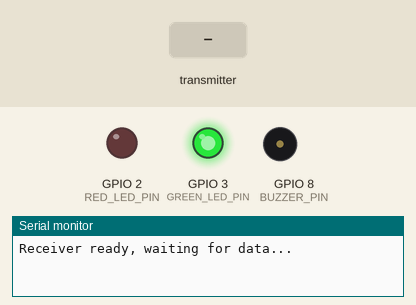
Simulated run of this sketch. Board: ESP32-S3. Shown: output pins drawn as LEDs (lit = HIGH), buzzer (waves = sounding), the last lines printed to the serial monitor. Dashed ring = blinking. Inputs (shaded band) come from the test bench.

Above: at 1.2 s.
1.3 s: the transmitter starts sending key = 0
At 1.45 s:
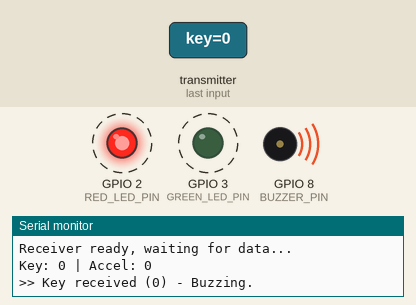
Timing chart, 0 to 10.3 s (numbered marks = the images above; inputs shaded):
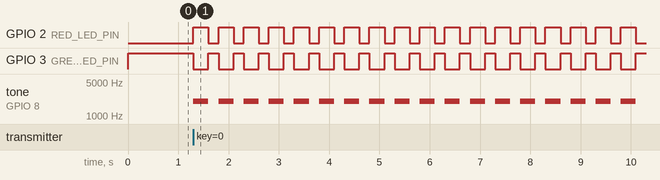

The sketch:

Receiver.ino
```cpp
#include <esp_now.h>
#include <WiFi.h>

const int BUZZER_PIN = 8;
const int RED_LED_PIN = 2;
const int GREEN_LED_PIN = 3;

const int BUZZ_FREQ = 2000;
const int BUZZ_DURATION_MS = 300;

typedef struct SensorPacket {
  char key;
  int accelValue;
} SensorPacket;

SensorPacket incoming;

bool buzzerActive = false;
unsigned long buzzStartTime = 0;

void onDataRecv(const esp_now_recv_info_t *info, const uint8_t *data, int len) {
  if (len != sizeof(SensorPacket)) return;
  memcpy(&incoming, data, sizeof(incoming));

  Serial.print("Key: ");
  Serial.print(incoming.key ? incoming.key : '-');
  Serial.print(" | Accel: ");
  Serial.println(incoming.accelValue);

  if (incoming.key != '\0') {
    Serial.print(">> Key received (");
    Serial.print(incoming.key);
    Serial.println(") - Buzzing.");

    tone(BUZZER_PIN, BUZZ_FREQ, BUZZ_DURATION_MS);
    buzzerActive = true;
    buzzStartTime = millis();

    digitalWrite(RED_LED_PIN, HIGH);
    digitalWrite(GREEN_LED_PIN, LOW);
  }
}

void setup() {
  Serial.begin(115200);
  pinMode(BUZZER_PIN, OUTPUT);
  pinMode(RED_LED_PIN, OUTPUT);
  pinMode(GREEN_LED_PIN, OUTPUT);

  // Idle state: green on, red off
  digitalWrite(RED_LED_PIN, LOW);
  digitalWrite(GREEN_LED_PIN, HIGH);

  WiFi.mode(WIFI_STA);
  WiFi.setSleep(false);

  if (esp_now_init() != ESP_OK) {
    Serial.println("ESP-NOW init failed");
    return;
  }

  esp_now_register_recv_cb(onDataRecv);
  Serial.println("Receiver ready, waiting for data...");
}

void loop() {
  // Once the buzz duration has elapsed, go back to idle (green on, red off)
  if (buzzerActive && (millis() - buzzStartTime >= BUZZ_DURATION_MS)) {
    buzzerActive = false;
    digitalWrite(RED_LED_PIN, LOW);
    digitalWrite(GREEN_LED_PIN, HIGH);
  }
}
```

Measured:
- after the input at 1.3 s, GPIO 2 (RED_LED_PIN): alternates HIGH for 0.30 s and LOW for 0.20 s, starting at once; GPIO 3 (GREEN_LED_PIN): alternates HIGH for 0.20 s and LOW for 0.30 s, starting at once; tone on GPIO 8 (BUZZER_PIN): alternates 2000 Hz for 0.30 s and silent for 0.20 s, starting at once
